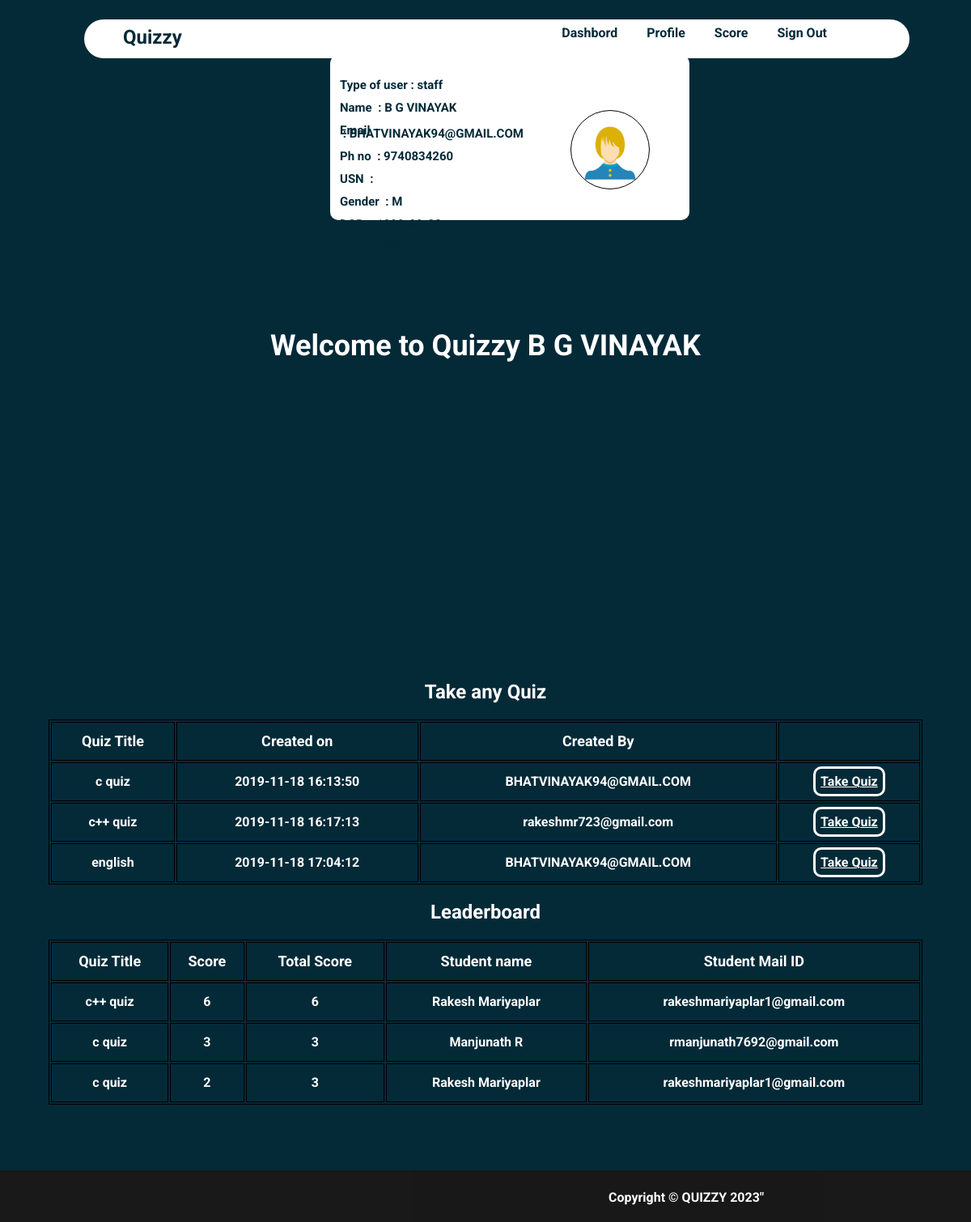
Screenshot of /homestud.php (signed in) with the database file from the repository.
### tables this page shows
CREATE TABLE IF NOT EXISTS `staff` (
  `staffid` varchar(10) NOT NULL,
  `name` varchar(20) NOT NULL,
  `mail` varchar(30) NOT NULL,
  `phno` varchar(10) NOT NULL,
  `gender` varchar(1) NOT NULL,
  `DOB` varchar(10) NOT NULL,
  `pw` varchar(200) NOT NULL,
  `dept` varchar(3) DEFAULT NULL,
  PRIMARY KEY (`mail`),
  UNIQUE KEY `mail` (`mail`,`phno`),
  UNIQUE KEY `staffid` (`staffid`)
);

CREATE TABLE IF NOT EXISTS `quiz` (
  `quizid` int NOT NULL AUTO_INCREMENT,
  `quizname` varchar(20) NOT NULL,
  `date_created` timestamp NOT NULL DEFAULT CURRENT_TIMESTAMP,
  `mail` varchar(30) DEFAULT NULL,
  PRIMARY KEY (`quizid`),
  KEY `mail` (`mail`)
);

CREATE TABLE IF NOT EXISTS `score` (
  `slno` int NOT NULL AUTO_INCREMENT,
  `score` int NOT NULL,
  `quizid` int NOT NULL,
  `mail` varchar(30) DEFAULT NULL,
  `totalscore` int DEFAULT NULL,
  `remark` varchar(20) DEFAULT NULL,
  PRIMARY KEY (`slno`),
  KEY `quizid` (`quizid`),
  KEY `mail` (`mail`)
);

CREATE TABLE IF NOT EXISTS `student` (
  `usn` varchar(10) NOT NULL,
  `name` varchar(20) NOT NULL,
  `mail` varchar(30) NOT NULL,
  `phno` varchar(10) NOT NULL,
  `gender` varchar(1) NOT NULL,
  `DOB` varchar(10) NOT NULL,
  `pw` varchar(200) NOT NULL,
  `dept` varchar(3) DEFAULT NULL,
  PRIMARY KEY (`mail`),
  UNIQUE KEY `mail` (`mail`),
  UNIQUE KEY `phno` (`phno`),
  UNIQUE KEY `usn` (`usn`),
  KEY `dept` (`dept`)
);

### homestud.php (the view, shortened to what this page needs)
<html>
<head>
</head>
<?php
require_once 'sql.php';
                $conn = mysqli_connect($servername, $username, $password, $dbname);if (!$conn) {
    echo "<script>alert(\"Database error retry after some time !\")</script>";
}
?>
<body style="color: #fff !important;font-weight:bolder;margin: 0 !important;font-weight: bolder !important;font-family: 'Roboto', sans-serif;">
    <div style="background-color: #042A38;height:auto;">
        <div class="navbar" style="display: grid;width: 85%;height:3rem;color:#042A38;position:fixed;border-radius:10rem;margin-top:1.5rem;margin-left:6.5rem;">
        <section style="margin-left: 3rem;display:grid;padding-top: 8px;padding-bottom: 3px; font-size: 1.5rem;">Quizzy</section>
            <ul style="display: inline-flex;padding: 0 !important;margin-top: 0;float: right;right: 10rem;top:0.8rem;position: fixed;width: 50vw;">
                <li onclick="dash()">Dashbord</li>
                <li onclick="prof()">Profile</li>
                <li onclick="score()">Score</li>
                <li onclick="lo()">Sign Out</li>
            </ul>
        </div><br><br>
        <?php
        $type1 = $_SESSION["type"];
        $username1 = $_SESSION["username"];
        $sql = "select * from " . $type1 . " where mail='{$username1}'";
        $res =   mysqli_query($conn, $sql);
        if ($res == true) {
            global $dbmail, $dbpw;
            while ($row = mysqli_fetch_array($res)) {
                $dbmail = $row['mail'];
                $dbname = $row['name'];
                $dbusn = $row['usn'];
                $dbphno = $row['phno'];
                $dbgender = $row['gender'];
                $dbdob = $row['DOB'];
                $dbdept = $row['dept'];
            }
        }
        ?>
        <center><section style="width:100vw;height:20rem;margin:0vw;margin-top:23rem;font-size:3vw;">Welcome to Quizzy&nbsp;<?php echo $dbname ?></section></center>
        <section style="color:#fff !important"><br><br><br><br><br>
        <?php
            $sql ="select * from quiz";
            $res=mysqli_query($conn,$sql);
            if($res)
            {
                echo "<center><h1 style=\"font-size:2vw;\">Take any Quiz</h1></center>";
                echo "<center><table><thead><tr><td>Quiz Title</td><td>Created on</td><td>Created By</td><td>  </td></tr></thead>";
                while ($row = mysqli_fetch_assoc($res)) {
                    echo "<tr><td>".$row["quizname"]."</td><td>".$row["date_created"]."</td><td>".$row["mail"]."</td><td><a id=\"tq\" href='takeq.php?qid=".$row['quizid']."'>Take Quiz</button></tr>";
                }
                echo "</table></center>";
            }
            ?>
        </section>
        <section class="prof" id="prof" style="display: grid;color:#042A38;">
        <div class="container1">
                <p><b>Type of user&nbsp;:&nbsp;<?php echo $type1 ?></b></p>
                <p><b>Name &nbsp;:&nbsp;<?php echo $dbname ?></b></p>
                <p><b>Email &nbsp;:&nbsp;<?php echo $dbmail ?></b></p>
                <p><b>Ph no &nbsp;:&nbsp;<?php echo $dbphno ?></b></p>
                <p><b>USN &nbsp;:&nbsp;<?php echo $dbusn ?></b></p>
                <p><b>Gender &nbsp;:&nbsp;<?php echo $dbgender ?></b></p>
                <p><b>DOB &nbsp;:&nbsp;<?php echo $dbdob ?></b></p>
                <p><b>Dept &nbsp;:&nbsp;<?php echo $dbdept ?></b></p>
        </div>
        <div class="container2">
            <img src=" images/user.png">
        </div>
        </section>
            <section style="color:#fff !important">
            <?php
            $sql="call leaderboard;";
            $res=mysqli_query($conn,$sql);
            if($res)
            {
                echo "<center><h1 style=\"font-size: 2vw\">Leaderboard</h1></center>";
                echo "<table id=\"le\"><thead><tr><td>Quiz Title</td><td>Score</td><td>Total Score</td><td>Student name</td><td>Student Mail ID</td></tr></thead>";
                while ($row = mysqli_fetch_assoc($res)) {
                    echo "<tr><td>".$row["quizname"]."</td><td>".$row["score"]."</td><td>".$row["totalscore"]."</td><td>".$row["name"]."</td><td>".$row["mail"]."</td></tr>";
                }
                echo "</table><br><br><br>";
            }
            else{
                echo mysqli_error($conn);
            }
            ?>
        </section>
    </div>
    <?php require("footer.php");?>
</body>
</html>

### homestud.php (style rules this page uses)
li { margin: 1.5vw; font-size: 1rem !important; }
ul { list-style: none; width: auto !important; font-weight: 2vw !important; }
.navbar { background-color: white !important; font-size: 1.5vw !important; position: fixed; }
a { text-decoration: none; color: #fff; }
.prof { top: 5vw; position: fixed; width: 35vw !important; height:15vw !important; margin-left: 34vw !important; margin-right: 20vw !important; background-color: #fff !important; border-radius: 10px; margin-top: 0.5rem; z-index: 1; padding: 1vw; padding-left: 1vw; display: grid; grid-template-columns: repeat(2, 1fr); gap: 10px; }
img { width: 100%; display:block; object-fit: cover; }
.container1 { color: #042A38; font-size:15px; line-height: 0.3rem; grid-column:1; }
.container2 { width:6rem; height:6rem; border-radius: 50%; overflow: hidden; margin-left: 3rem; margin-top: 3.5rem; border: 0.1rem solid black; grid-column: 2; }
table { width: 90vw; margin-left: 5vw; margin-right: 5vw; align-content: center; border: 1px solid black; }
thead { font-weight:900; font-size: 1.5vw; }
td { width: auto; border: 1px solid black; text-align: center; height: 4vw; font-weight: bold; }
#tq { text-decoration: underline; border: 3px solid #fff; padding: 0.5vw; border-radius: 10px; }
#le { margin-bottom: 2vw; }

### footer.php (style rules this page uses)
p { padding-top: 0.5rem; }

### rows the page displays
staff: name "B G VINAYAK", mail "BHATVINAYAK94@GMAIL.COM", phno "9740834260", gender "M", DOB "1999-09-23"
quiz: quizname "c quiz", date_created "2019-11-18 16:13:50", mail "BHATVINAYAK94@GMAIL.COM"
quiz: quizname "c++ quiz", date_created "2019-11-18 16:17:13", mail "rakeshmr723@gmail.com"
quiz: quizname "english", date_created "2019-11-18 17:04:12", mail "BHATVINAYAK94@GMAIL.COM"
score: quizid.quizname "c++ quiz", score "6", totalscore "6", mail.name "Rakesh Mariyaplar", mail "rakeshmariyaplar1@gmail.com"
score: quizid.quizname "c quiz", score "3", totalscore "3", mail.name "Manjunath R", mail "rmanjunath7692@gmail.com"
score: quizid.quizname "c quiz", score "2", totalscore "3", mail.name "Rakesh Mariyaplar", mail "rakeshmariyaplar1@gmail.com"

### other values shown
$type1 "staff"
